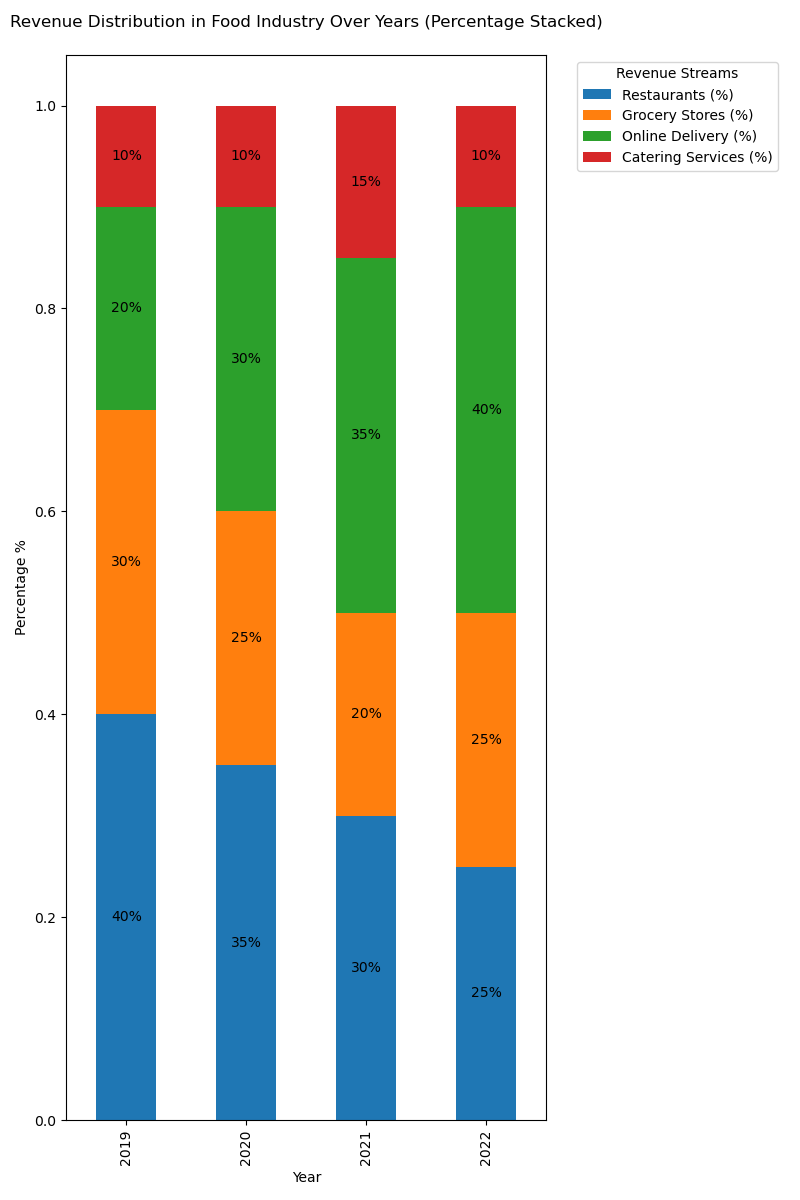

This chart was generated by the following Python code:

import seaborn as sns
import matplotlib.pyplot as plt
import pandas as pd

# Create a dataframe from the chart data
data = [
    {'Year': 2019, 'Restaurants (%)': 40, 'Grocery Stores (%)': 30, 'Online Delivery (%)': 20, 'Catering Services (%)': 10},
    {'Year': 2020, 'Restaurants (%)': 35, 'Grocery Stores (%)': 25, 'Online Delivery (%)': 30, 'Catering Services (%)': 10},
    {'Year': 2021, 'Restaurants (%)': 30, 'Grocery Stores (%)': 20, 'Online Delivery (%)': 35, 'Catering Services (%)': 15},
    {'Year': 2022, 'Restaurants (%)': 25, 'Grocery Stores (%)': 25, 'Online Delivery (%)': 40, 'Catering Services (%)': 10}
]
df = pd.DataFrame(data)
df.set_index('Year', inplace=True)

# Convert the dataframe to a 100% stacked format
df_percent = df.div(df.sum(axis=1), axis=0)

# Plot the 100% stacked bar chart
ax = df_percent.plot(kind='bar', stacked=True, color=['#1f77b4', '#ff7f0e', '#2ca02c', '#d62728'], figsize=(8, 12), width=0.5)

# Customizing the plot to make it more informative
plt.title('Revenue Distribution in Food Industry Over Years (Percentage Stacked)', pad=20)
plt.xlabel('Year')
plt.ylabel('Percentage %')

# Annotate the percentages on top of the bars
for p in ax.patches:
    width = p.get_width()
    height = p.get_height()
    x, y = p.get_xy() 
    if height > 0:
        ax.text(x + width / 2, 
                y + height / 2, 
                '{:.0%}'.format(height), 
                horizontalalignment='center', 
                verticalalignment='center')

# Adjust legend
plt.legend(title='Revenue Streams', bbox_to_anchor=(1.05, 1), loc='upper left')

# Show the plot
plt.tight_layout()
plt.show()
